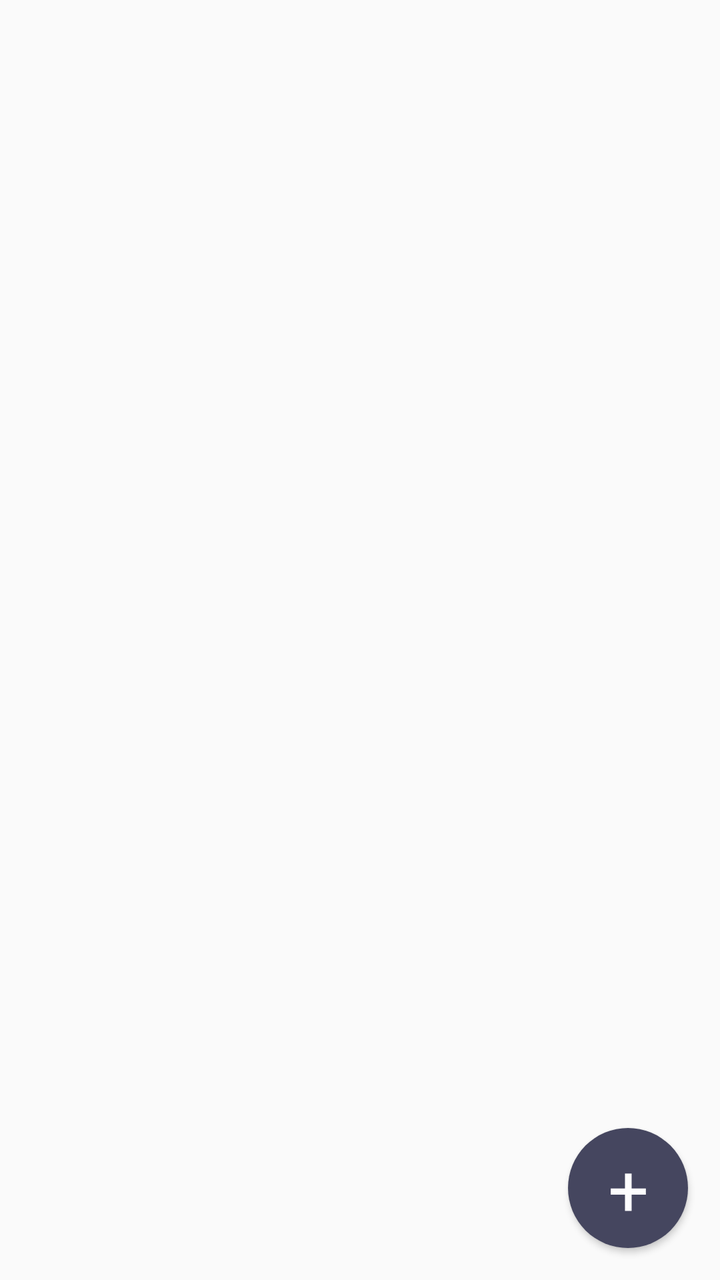
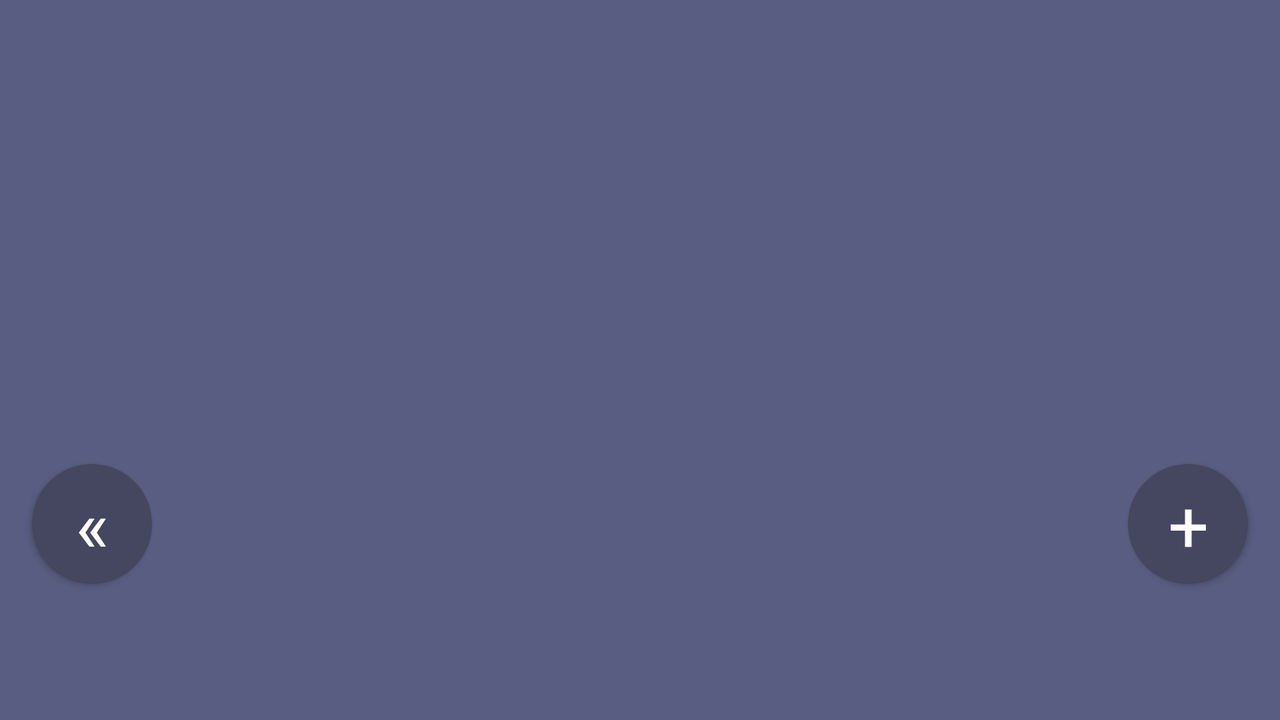

Two renders of one Android screen. The first uses the default layout on a phone; the second uses the alternative layout the repository ships for a different screen configuration, on a matching device. The two XML files are below.
<!-- AndroidManifest.xml: application theme AppTheme -->
<!-- res/layout/activity_my_alarms.xml -->
<?xml version="1.0" encoding="utf-8"?>
<android.support.constraint.ConstraintLayout xmlns:android="http://schemas.android.com/apk/res/android"
    xmlns:app="http://schemas.android.com/apk/res-auto"
    xmlns:tools="http://schemas.android.com/tools"
    android:layout_width="match_parent"
    android:layout_height="match_parent"
    tools:context="com.example.ludwig.chronopedia.MyAlarmsActivity">

    <Button
        android:id="@+id/btnAdd"
        style="@style/button_style"
        android:layout_width="60dp"
        android:layout_height="60dp"
        android:layout_marginBottom="16dp"
        android:layout_marginRight="16dp"
        android:onClick="onButtonClick"
        android:text="+"
        android:textAppearance="@style/TextAppearance.AppCompat.Large"
        android:textSize="36sp"
        app:layout_constraintBottom_toBottomOf="parent"
        app:layout_constraintRight_toRightOf="parent" />

    <ListView
        android:id="@+id/lvAlarms"
        android:layout_width="352dp"
        android:layout_height="338dp"
        android:layout_marginLeft="8dp"
        android:layout_marginRight="8dp"
        android:layout_marginStart="16dp"
        app:layout_constraintBottom_toBottomOf="parent"
        app:layout_constraintHorizontal_bias="0.0"
        app:layout_constraintLeft_toLeftOf="parent"
        app:layout_constraintRight_toRightOf="parent"
        app:layout_constraintTop_toTopOf="parent"
        app:layout_constraintVertical_bias="0.092" />
</android.support.constraint.ConstraintLayout>
<!-- resources referenced by this layout -->
<resources>
  <style name="button_style">
          <item name="android:background">@drawable/rounded_button</item>
          <item name="android:textColor">#FDFDFE</item>
      </style>
  <style name="AppTheme" parent="Theme.AppCompat.Light.DarkActionBar">
          
          <item name="colorPrimary">@color/colorPrimary</item>
          <item name="colorPrimaryDark">@color/colorPrimaryDark</item>
          <item name="colorAccent">@color/colorAccent</item>
      </style>
  <!-- drawable rounded_button (drawable) -->
  <?xml version="1.0" encoding="utf-8"?>
  <shape xmlns:android="http://schemas.android.com/apk/res/android"
      android:shape="rectangle">
      <solid android:color="#45465F" />
      <corners android:bottomRightRadius="200dp"
          android:bottomLeftRadius="200dp"
          android:topRightRadius="200dp"
          android:topLeftRadius="200dp"/>
  </shape>
  <color name="colorPrimary">#595D81</color>
  <color name="colorPrimaryDark">#45465F</color>
  <color name="colorAccent">#FF4081</color>
</resources>
<!-- res/layout-land/activity_my_alarms.xml (the repository's variant of the layout above) -->
<!-- drawn on the phone turned sideways -->
<?xml version="1.0" encoding="utf-8"?>
<android.support.constraint.ConstraintLayout xmlns:android="http://schemas.android.com/apk/res/android"
    xmlns:app="http://schemas.android.com/apk/res-auto"
    xmlns:tools="http://schemas.android.com/tools"
    android:layout_width="match_parent"
    android:layout_height="match_parent"
    android:background="@color/colorPrimary"
    tools:context="com.example.ludwig.chronopedia.MyAlarmsActivity">

    <Button
        android:id="@+id/btnAdd"
        style="@style/button_style"
        android:layout_width="60dp"
        android:layout_height="60dp"
        android:layout_marginRight="16dp"
        android:layout_marginTop="232dp"
        android:text="+"
        android:textAppearance="@style/TextAppearance.AppCompat.Large"
        android:textSize="36sp"
        app:layout_constraintRight_toRightOf="parent"
        app:layout_constraintTop_toTopOf="parent" />

    <Button
        android:id="@+id/btnBack"
        style="@style/button_style"
        android:layout_width="60dp"
        android:layout_height="60dp"
        android:layout_marginLeft="16dp"
        android:layout_marginTop="232dp"
        android:text="&#171;"
        android:textAppearance="@style/TextAppearance.AppCompat.Large"
        android:textSize="36sp"
        app:layout_constraintLeft_toLeftOf="parent"
        app:layout_constraintTop_toTopOf="parent" />

    <ListView
        android:id="@+id/lvAlarms"
        android:layout_width="352dp"
        android:layout_height="338dp"
        android:layout_marginLeft="8dp"
        android:layout_marginRight="8dp"
        android:text="No Results"
        app:layout_constraintBottom_toBottomOf="parent"
        app:layout_constraintLeft_toLeftOf="parent"
        app:layout_constraintRight_toRightOf="parent"
        app:layout_constraintTop_toTopOf="parent"
        app:layout_constraintVertical_bias="0.0" />
</android.support.constraint.ConstraintLayout>
<!-- resources referenced by the variant -->
<!-- as the phone turned sideways resolves them -->
<resources>
  <color name="colorPrimary">#595D81</color>
  <style name="button_style">
          <item name="android:background">@drawable/rounded_button</item>
          <item name="android:textColor">#FDFDFE</item>
      </style>
  <style name="AppTheme" parent="Theme.AppCompat.Light.DarkActionBar">
          
          <item name="colorPrimary">@color/colorPrimary</item>
          <item name="colorPrimaryDark">@color/colorPrimaryDark</item>
          <item name="colorAccent">@color/colorAccent</item>
      </style>
  <!-- drawable rounded_button (drawable) -->
  <?xml version="1.0" encoding="utf-8"?>
  <shape xmlns:android="http://schemas.android.com/apk/res/android"
      android:shape="rectangle">
      <solid android:color="#45465F" />
      <corners android:bottomRightRadius="200dp"
          android:bottomLeftRadius="200dp"
          android:topRightRadius="200dp"
          android:topLeftRadius="200dp"/>
  </shape>
  <color name="colorPrimaryDark">#45465F</color>
  <color name="colorAccent">#FF4081</color>
</resources>
